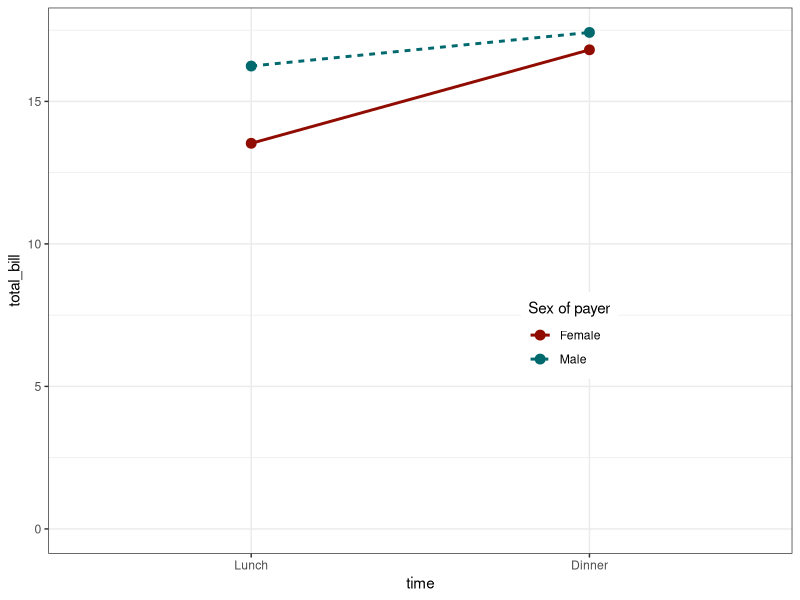

This chart was generated by the following R code:
# make a data manually
df1 <- df1 <- data.frame(sex       = factor(c("Female","Female","Male","Male")),
                         time       = factor(c("Lunch","Dinner","Lunch","Dinner"), levels=c("Lunch","Dinner")),
                         total_bill = c(13.53, 16.81, 16.24, 17.42))
library(ggplot2)
p <- ggplot(data=df1, aes(x = time, y = total_bill, group = sex, colour = sex))
p + geom_line(aes(linetype=sex), size = 1) + ylim(0, max(df1$total_bill)) + geom_point(size = 3, fill = "white") + scale_colour_hue(name = "Sex of payer", l = 30) +
  scale_shape_manual(name = "Sex of payer",values = c(19,22)) + scale_linetype_discrete(name = "Sex of payer") +
  theme_bw() + theme(legend.position=c(.7,.4))